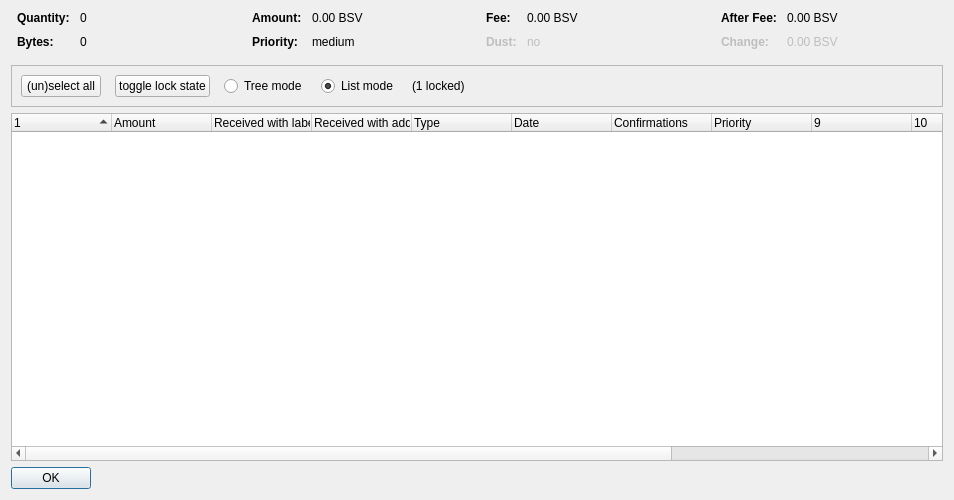
<?xml version="1.0" encoding="UTF-8"?>
<ui version="4.0">
 <class>CoinControlDialog</class>
 <widget class="QDialog" name="CoinControlDialog">
  <property name="geometry">
   <rect>
    <x>0</x>
    <y>0</y>
    <width>954</width>
    <height>500</height>
   </rect>
  </property>
  <property name="windowTitle">
   <string>Coin Selection</string>
  </property>
  <layout class="QVBoxLayout" name="verticalLayout">
   <item>
    <layout class="QHBoxLayout" name="horizontalLayoutTop" stretch="0,0,0,0">
     <property name="topMargin">
      <number>0</number>
     </property>
     <property name="bottomMargin">
      <number>10</number>
     </property>
     <item>
      <layout class="QFormLayout" name="formLayoutCoinControl1">
       <property name="horizontalSpacing">
        <number>10</number>
       </property>
       <property name="verticalSpacing">
        <number>10</number>
       </property>
       <property name="leftMargin">
        <number>6</number>
       </property>
       <property name="rightMargin">
        <number>6</number>
       </property>
       <item row="0" column="0">
        <widget class="QLabel" name="labelCoinControlQuantityText">
         <property name="font">
          <font>
           <weight>75</weight>
           <bold>true</bold>
          </font>
         </property>
         <property name="text">
          <string>Quantity:</string>
         </property>
        </widget>
       </item>
       <item row="0" column="1">
        <widget class="QLabel" name="labelCoinControlQuantity">
         <property name="cursor">
          <cursorShape>IBeamCursor</cursorShape>
         </property>
         <property name="contextMenuPolicy">
          <enum>Qt::ActionsContextMenu</enum>
         </property>
         <property name="text">
          <string notr="true">0</string>
         </property>
         <property name="textInteractionFlags">
          <set>Qt::LinksAccessibleByMouse|Qt::TextSelectableByKeyboard|Qt::TextSelectableByMouse</set>
         </property>
        </widget>
       </item>
       <item row="1" column="0">
        <widget class="QLabel" name="labelCoinControlBytesText">
         <property name="font">
          <font>
           <weight>75</weight>
           <bold>true</bold>
          </font>
         </property>
         <property name="text">
          <string>Bytes:</string>
         </property>
        </widget>
       </item>
       <item row="1" column="1">
        <widget class="QLabel" name="labelCoinControlBytes">
         <property name="cursor">
          <cursorShape>IBeamCursor</cursorShape>
         </property>
         <property name="contextMenuPolicy">
          <enum>Qt::ActionsContextMenu</enum>
         </property>
         <property name="text">
          <string notr="true">0</string>
         </property>
         <property name="textInteractionFlags">
          <set>Qt::LinksAccessibleByMouse|Qt::TextSelectableByKeyboard|Qt::TextSelectableByMouse</set>
         </property>
        </widget>
       </item>
      </layout>
     </item>
     <item>
      <layout class="QFormLayout" name="formLayoutCoinControl2">
       <property name="horizontalSpacing">
        <number>10</number>
       </property>
       <property name="verticalSpacing">
        <number>10</number>
       </property>
       <property name="leftMargin">
        <number>6</number>
       </property>
       <property name="rightMargin">
        <number>6</number>
       </property>
       <item row="0" column="0">
        <widget class="QLabel" name="labelCoinControlAmountText">
         <property name="font">
          <font>
           <weight>75</weight>
           <bold>true</bold>
          </font>
         </property>
         <property name="text">
          <string>Amount:</string>
         </property>
        </widget>
       </item>
       <item row="0" column="1">
        <widget class="QLabel" name="labelCoinControlAmount">
         <property name="cursor">
          <cursorShape>IBeamCursor</cursorShape>
         </property>
         <property name="contextMenuPolicy">
          <enum>Qt::ActionsContextMenu</enum>
         </property>
         <property name="text">
          <string notr="true">0.00 BSV</string>
         </property>
         <property name="textInteractionFlags">
          <set>Qt::LinksAccessibleByMouse|Qt::TextSelectableByKeyboard|Qt::TextSelectableByMouse</set>
         </property>
        </widget>
       </item>
       <item row="1" column="0">
        <widget class="QLabel" name="labelCoinControlPriorityText">
         <property name="font">
          <font>
           <weight>75</weight>
           <bold>true</bold>
          </font>
         </property>
         <property name="text">
          <string>Priority:</string>
         </property>
        </widget>
       </item>
       <item row="1" column="1">
        <widget class="QLabel" name="labelCoinControlPriority">
         <property name="cursor">
          <cursorShape>IBeamCursor</cursorShape>
         </property>
         <property name="contextMenuPolicy">
          <enum>Qt::ActionsContextMenu</enum>
         </property>
         <property name="text">
          <string>medium</string>
         </property>
         <property name="textInteractionFlags">
          <set>Qt::LinksAccessibleByMouse|Qt::TextSelectableByKeyboard|Qt::TextSelectableByMouse</set>
         </property>
        </widget>
       </item>
      </layout>
     </item>
     <item>
      <layout class="QFormLayout" name="formLayoutCoinControl3">
       <property name="horizontalSpacing">
        <number>10</number>
       </property>
       <property name="verticalSpacing">
        <number>10</number>
       </property>
       <property name="leftMargin">
        <number>6</number>
       </property>
       <property name="rightMargin">
        <number>6</number>
       </property>
       <item row="0" column="0">
        <widget class="QLabel" name="labelCoinControlFeeText">
         <property name="font">
          <font>
           <weight>75</weight>
           <bold>true</bold>
          </font>
         </property>
         <property name="text">
          <string>Fee:</string>
         </property>
        </widget>
       </item>
       <item row="0" column="1">
        <widget class="QLabel" name="labelCoinControlFee">
         <property name="cursor">
          <cursorShape>IBeamCursor</cursorShape>
         </property>
         <property name="contextMenuPolicy">
          <enum>Qt::ActionsContextMenu</enum>
         </property>
         <property name="text">
          <string notr="true">0.00 BSV</string>
         </property>
         <property name="textInteractionFlags">
          <set>Qt::LinksAccessibleByMouse|Qt::TextSelectableByKeyboard|Qt::TextSelectableByMouse</set>
         </property>
        </widget>
       </item>
       <item row="1" column="0">
        <widget class="QLabel" name="labelCoinControlLowOutputText">
         <property name="enabled">
          <bool>false</bool>
         </property>
         <property name="font">
          <font>
           <weight>75</weight>
           <bold>true</bold>
          </font>
         </property>
         <property name="text">
          <string>Dust:</string>
         </property>
        </widget>
       </item>
       <item row="1" column="1">
        <widget class="QLabel" name="labelCoinControlLowOutput">
         <property name="enabled">
          <bool>false</bool>
         </property>
         <property name="cursor">
          <cursorShape>IBeamCursor</cursorShape>
         </property>
         <property name="contextMenuPolicy">
          <enum>Qt::ActionsContextMenu</enum>
         </property>
         <property name="text">
          <string>no</string>
         </property>
         <property name="textInteractionFlags">
          <set>Qt::LinksAccessibleByMouse|Qt::TextSelectableByKeyboard|Qt::TextSelectableByMouse</set>
         </property>
        </widget>
       </item>
      </layout>
     </item>
     <item>
      <layout class="QFormLayout" name="formLayoutCoinControl4">
       <property name="horizontalSpacing">
        <number>10</number>
       </property>
       <property name="verticalSpacing">
        <number>10</number>
       </property>
       <property name="leftMargin">
        <number>6</number>
       </property>
       <property name="rightMargin">
        <number>6</number>
       </property>
       <item row="0" column="0">
        <widget class="QLabel" name="labelCoinControlAfterFeeText">
         <property name="font">
          <font>
           <weight>75</weight>
           <bold>true</bold>
          </font>
         </property>
         <property name="text">
          <string>After Fee:</string>
         </property>
        </widget>
       </item>
       <item row="0" column="1">
        <widget class="QLabel" name="labelCoinControlAfterFee">
         <property name="cursor">
          <cursorShape>IBeamCursor</cursorShape>
         </property>
         <property name="contextMenuPolicy">
          <enum>Qt::ActionsContextMenu</enum>
         </property>
         <property name="text">
          <string notr="true">0.00 BSV</string>
         </property>
         <property name="textInteractionFlags">
          <set>Qt::LinksAccessibleByMouse|Qt::TextSelectableByKeyboard|Qt::TextSelectableByMouse</set>
         </property>
        </widget>
       </item>
       <item row="1" column="0">
        <widget class="QLabel" name="labelCoinControlChangeText">
         <property name="enabled">
          <bool>false</bool>
         </property>
         <property name="font">
          <font>
           <weight>75</weight>
           <bold>true</bold>
          </font>
         </property>
         <property name="text">
          <string>Change:</string>
         </property>
        </widget>
       </item>
       <item row="1" column="1">
        <widget class="QLabel" name="labelCoinControlChange">
         <property name="enabled">
          <bool>false</bool>
         </property>
         <property name="cursor">
          <cursorShape>IBeamCursor</cursorShape>
         </property>
         <property name="contextMenuPolicy">
          <enum>Qt::ActionsContextMenu</enum>
         </property>
         <property name="text">
          <string notr="true">0.00 BSV</string>
         </property>
         <property name="textInteractionFlags">
          <set>Qt::LinksAccessibleByMouse|Qt::TextSelectableByKeyboard|Qt::TextSelectableByMouse</set>
         </property>
        </widget>
       </item>
      </layout>
     </item>
    </layout>
   </item>
   <item>
    <widget class="QFrame" name="frame">
     <property name="minimumSize">
      <size>
       <width>0</width>
       <height>40</height>
      </size>
     </property>
     <property name="frameShape">
      <enum>QFrame::StyledPanel</enum>
     </property>
     <property name="frameShadow">
      <enum>QFrame::Sunken</enum>
     </property>
     <layout class="QHBoxLayout" name="horizontalLayout">
      <item>
       <layout class="QHBoxLayout" name="horizontalLayoutPanel" stretch="0,0,0,0,0,0">
        <property name="spacing">
         <number>14</number>
        </property>
        <item>
         <widget class="QPushButton" name="pushButtonSelectAll">
          <property name="sizePolicy">
           <sizepolicy hsizetype="Maximum" vsizetype="Fixed">
            <horstretch>0</horstretch>
            <verstretch>0</verstretch>
           </sizepolicy>
          </property>
          <property name="text">
           <string>(un)select all</string>
          </property>
          <property name="autoDefault">
           <bool>false</bool>
          </property>
         </widget>
        </item>
        <item>
         <widget class="QPushButton" name="pushButtonToggleLock">
          <property name="sizePolicy">
           <sizepolicy hsizetype="Maximum" vsizetype="Fixed">
            <horstretch>0</horstretch>
            <verstretch>0</verstretch>
           </sizepolicy>
          </property>
          <property name="text">
           <string>toggle lock state</string>
          </property>
          <property name="autoDefault">
           <bool>false</bool>
          </property>
         </widget>
        </item>
        <item>
         <widget class="QRadioButton" name="radioTreeMode">
          <property name="sizePolicy">
           <sizepolicy hsizetype="Maximum" vsizetype="Fixed">
            <horstretch>0</horstretch>
            <verstretch>0</verstretch>
           </sizepolicy>
          </property>
          <property name="text">
           <string>Tree mode</string>
          </property>
         </widget>
        </item>
        <item>
         <widget class="QRadioButton" name="radioListMode">
          <property name="sizePolicy">
           <sizepolicy hsizetype="Maximum" vsizetype="Fixed">
            <horstretch>0</horstretch>
            <verstretch>0</verstretch>
           </sizepolicy>
          </property>
          <property name="text">
           <string>List mode</string>
          </property>
          <property name="checked">
           <bool>true</bool>
          </property>
         </widget>
        </item>
        <item>
         <widget class="QLabel" name="labelLocked">
          <property name="text">
           <string>(1 locked)</string>
          </property>
         </widget>
        </item>
        <item>
         <spacer name="horizontalSpacer">
          <property name="orientation">
           <enum>Qt::Horizontal</enum>
          </property>
          <property name="sizeHint" stdset="0">
           <size>
            <width>40</width>
            <height>20</height>
           </size>
          </property>
         </spacer>
        </item>
       </layout>
      </item>
     </layout>
    </widget>
   </item>
   <item>
    <widget class="CoinControlTreeWidget" name="treeWidget">
     <property name="contextMenuPolicy">
      <enum>Qt::CustomContextMenu</enum>
     </property>
     <property name="sortingEnabled">
      <bool>false</bool>
     </property>
     <property name="columnCount">
      <number>13</number>
     </property>
     <attribute name="headerShowSortIndicator" stdset="0">
      <bool>true</bool>
     </attribute>
     <attribute name="headerStretchLastSection">
      <bool>false</bool>
     </attribute>
     <column>
      <property name="text">
       <string/>
      </property>
     </column>
     <column>
      <property name="text">
       <string>Amount</string>
      </property>
     </column>
     <column>
      <property name="text">
       <string>Received with label</string>
      </property>
     </column>
     <column>
      <property name="text">
       <string>Received with address</string>
      </property>
     </column>
     <column>
      <property name="text">
       <string>Type</string>
      </property>
     </column>
     <column>
      <property name="text">
       <string>Date</string>
      </property>
     </column>
     <column>
      <property name="text">
       <string>Confirmations</string>
      </property>
      <property name="toolTip">
       <string>Confirmed</string>
      </property>
     </column>
     <column>
      <property name="text">
       <string>Priority</string>
      </property>
     </column>
     <column>
      <property name="text">
       <string/>
      </property>
     </column>
     <column>
      <property name="text">
       <string/>
      </property>
     </column>
     <column>
      <property name="text">
       <string/>
      </property>
     </column>
     <column>
      <property name="text">
       <string/>
      </property>
     </column>
     <column>
      <property name="text">
       <string/>
      </property>
     </column>
    </widget>
   </item>
   <item>
    <widget class="QDialogButtonBox" name="buttonBox">
     <property name="sizePolicy">
      <sizepolicy hsizetype="Maximum" vsizetype="Fixed">
       <horstretch>0</horstretch>
       <verstretch>0</verstretch>
      </sizepolicy>
     </property>
     <property name="orientation">
      <enum>Qt::Horizontal</enum>
     </property>
     <property name="standardButtons">
      <set>QDialogButtonBox::Ok</set>
     </property>
    </widget>
   </item>
  </layout>
 </widget>
 <customwidgets>
  <customwidget>
   <class>CoinControlTreeWidget</class>
   <extends>QTreeWidget</extends>
   <header>coincontroltreewidget.h</header>
  </customwidget>
 </customwidgets>
 <resources/>
 <connections/>
</ui>
